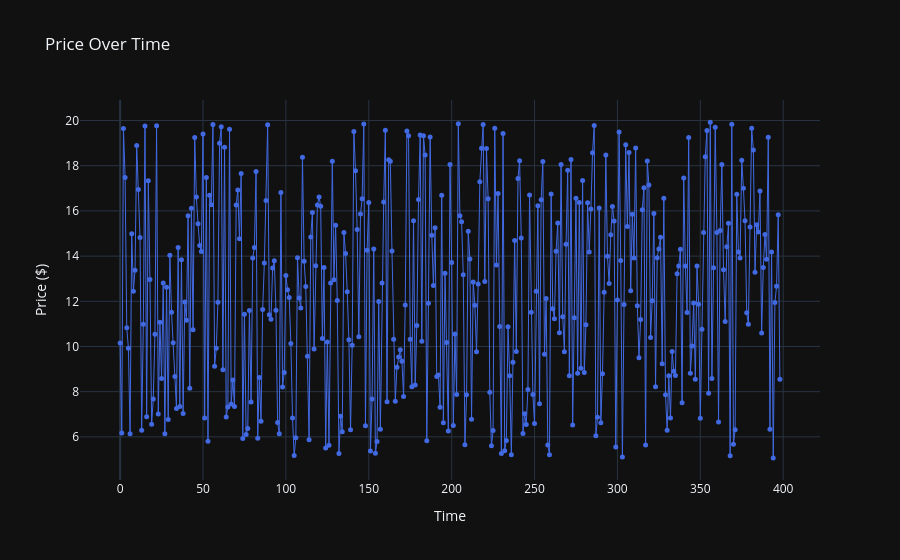

Notebook source saved alongside this figure:
### Code cell
df['Time'] = range(len(df))  

fig = go.Figure()

# Add a line plot
fig.add_trace(go.Scatter(x=df['Time'], y=df['Price ($)'], mode='lines+markers', name='Price ($)',
                         line=dict(color='RoyalBlue', width=1), marker=dict(size=5)))

fig.update_layout(
    title='Price Over Time',
    xaxis_title='Time',
    yaxis_title='Price ($)',
    template='plotly_dark'
)

fig.show()

### Figure 1 — Plotly figure (JSON) as saved in the notebook; plotly's stock layout.template omitted (floating-point values rounded to 4 significant figures; data arrays with more than 128 entries replaced by an {"elided": "..."} marker saying what was removed)
{"data": [{"line": {"color": "RoyalBlue", "width": 1}, "marker": {"size": 5}, "mode": "lines+markers", "name": "Price ($)", "type": "scatter", "x": {"elided": "399 int values"}, "y": {"elided": "399 float values"}}], "layout": {"autosize": true, "title": {"text": "Price Over Time"}, "xaxis": {"autorange": true, "range": [-23.75, 421.8], "title": {"text": "Time"}, "type": "linear"}, "yaxis": {"autorange": true, "range": [3.913, 21.09], "title": {"text": "Price ($)"}, "type": "linear"}}}
